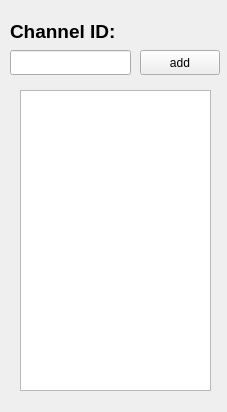
<?xml version="1.0" encoding="UTF-8"?>
<ui version="4.0">
 <class>ChannelsWindow</class>
 <widget class="QWidget" name="ChannelsWindow">
  <property name="geometry">
   <rect>
    <x>0</x>
    <y>0</y>
    <width>227</width>
    <height>412</height>
   </rect>
  </property>
  <property name="windowTitle">
   <string>Form</string>
  </property>
  <widget class="QListView" name="listView">
   <property name="geometry">
    <rect>
     <x>20</x>
     <y>90</y>
     <width>191</width>
     <height>301</height>
    </rect>
   </property>
  </widget>
  <widget class="QLabel" name="label_channel_id">
   <property name="geometry">
    <rect>
     <x>10</x>
     <y>20</y>
     <width>111</width>
     <height>21</height>
    </rect>
   </property>
   <property name="text">
    <string>&lt;html&gt;&lt;head/&gt;&lt;body&gt;&lt;p&gt;&lt;span style=&quot; font-size:14pt; font-weight:600;&quot;&gt;Channel ID:&lt;/span&gt;&lt;/p&gt;&lt;/body&gt;&lt;/html&gt;</string>
   </property>
  </widget>
  <widget class="QLineEdit" name="room_id">
   <property name="geometry">
    <rect>
     <x>10</x>
     <y>50</y>
     <width>121</width>
     <height>25</height>
    </rect>
   </property>
  </widget>
  <widget class="QPushButton" name="push_change_room_id">
   <property name="geometry">
    <rect>
     <x>140</x>
     <y>50</y>
     <width>80</width>
     <height>25</height>
    </rect>
   </property>
   <property name="text">
    <string>add</string>
   </property>
  </widget>
 </widget>
 <resources/>
 <connections/>
</ui>
